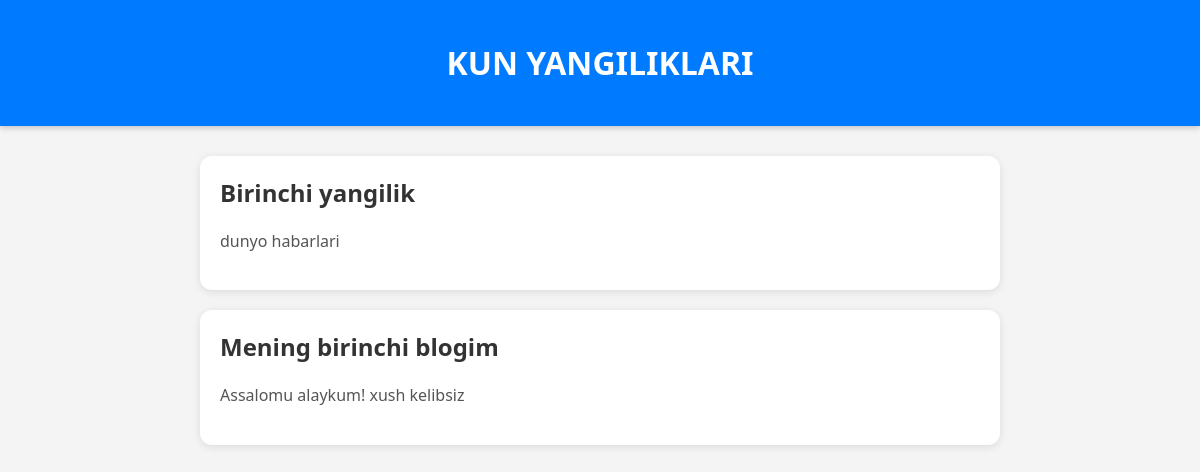
The page / on the database its author committed.
### news/models.py (models this page shows, shortened)
class Post(models.Model):
    title = models.CharField(max_length=150)
    text = models.TextField()

### news/views.py (the view)
# urls.py: path('',HomePageView.as_view(),name='home'),
class HomePageView(ListView):
      model = Post
      template_name = 'home.html'

### templates/home.html (shortened to what this page needs)
<!DOCTYPE html>
<html lang="uz">
<head>
</head>
<body>
    <header>
        <h1>KUN YANGILIKLARI</h1>
    </header>
    <div class="container">
        {% for post in object_list %}
            <div class="news-item">
                <h2>{{ post.title }}</h2>
                <p>{{ post.text }}</p>
            </div>
        {% endfor %}
    </div>
</body>
</html>

### templates/home.html (style rules this page uses)
body { font-family: 'Segoe UI', Tahoma, Geneva, Verdana, sans-serif; background-color: #f4f4f4; margin: 0; padding: 0; }
header { background-color: #007bff; color: white; padding: 20px 0; text-align: center; box-shadow: 0 2px 6px rgba(0,0,0,0.2); }
.container { max-width: 800px; margin: 30px auto; padding: 0 20px; }
.news-item { background-color: white; margin-bottom: 20px; padding: 20px; border-radius: 12px; box-shadow: 0 2px 8px rgba(0,0,0,0.1); transition: transform 0.2s ease; }
.news-item h2 { margin-top: 0; color: #333; }
.news-item p { color: #555; line-height: 1.6; }

### rows shown on the page
Post: title "Birinchi yangilik", text "dunyo habarlari"
Post: title "Mening birinchi blogim", text "Assalomu alaykum! xush kelibsiz"
